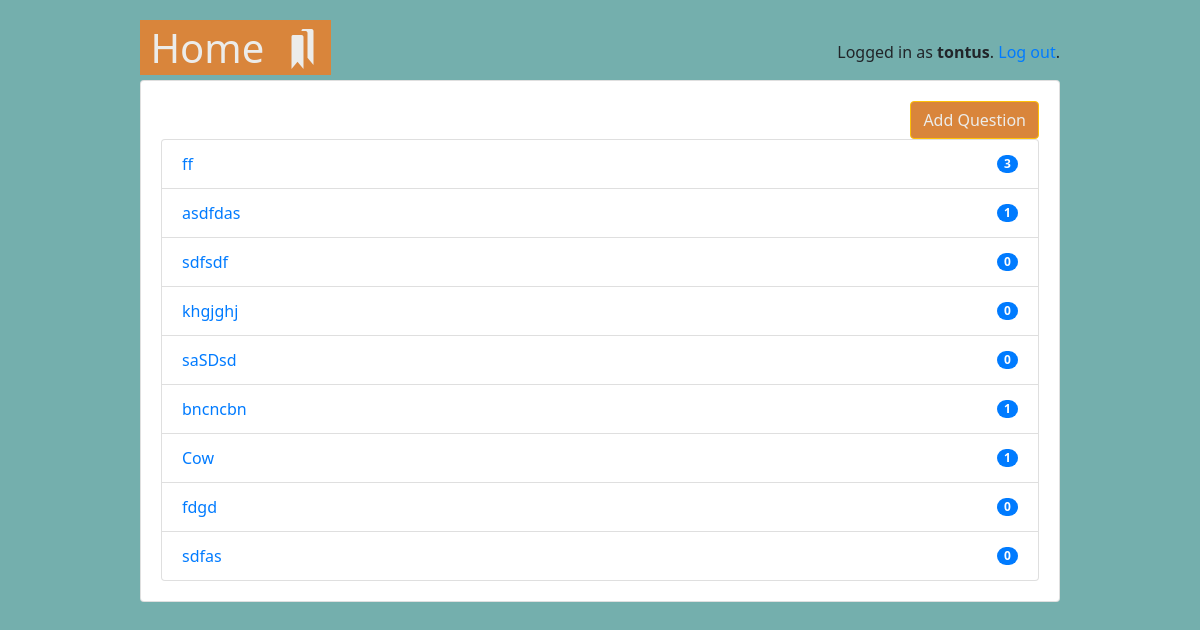
Page /teachers/questions (signed in) on the earlier database version.
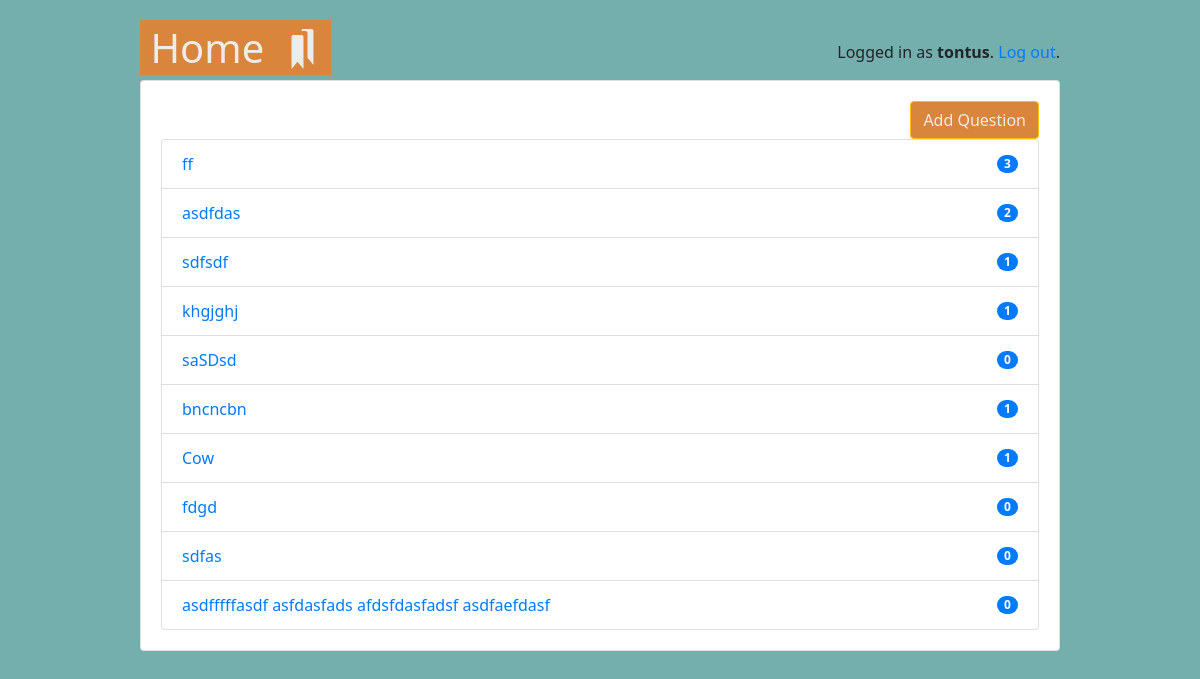
Same page on the later database version.
### classroom/models.py (models this page shows, shortened)
class Question(models.Model):
    owner = models.ForeignKey(User, on_delete=models.CASCADE, related_name='questions')
    question = models.CharField(max_length=255)
    model_answer = models.TextField()
    marks = models.IntegerField()

### classroom/views/teachers.py (the view)
# urls.py: path('questions', teachers.questionList, name='questions'),
@teacher_required()
@login_required()
def questionList(request):
    answer_counts = []
    teacher = request.user
    questions = Question.objects.filter(owner=teacher)
    for question in questions:
        answer_count = Answer.objects.filter(question=question).count()
        answer_counts.append(answer_count)
    infos = zip(questions, answer_counts)
    return render(request, 'classroom/teachers/questions.html', {
        'infos': infos,
    })

### classroom/templates/classroom/teachers/questions.html
{% extends 'base.html' %}
{% block content %}
    <div class="card">
        <div class="card-body">
            <div class="text-right">
                <a  href="/teachers/add-question">
                    <button type="button" class="btn btn-warning ">Add Question</button>
                </a>
            </div>
            <ul class="list-group">
                {% for question,answer_count in infos %}
                    <li class="list-group-item d-flex justify-content-between align-items-center list-group-item-action">
                        <a href="{% url 'teachers:score' question.pk %}">{{ question.question }}</a>
                        <span class="badge badge-primary badge-pill">{{ answer_count }}</span>
                    </li>
                {% endfor %}
            </ul>
        </div>
    </div>
{% endblock %}

Differences in the rows shown:
computed for Question "asdfdas": answer_count "1" → "2"
computed for Question "sdfsdf": answer_count "0" → "1"
computed for Question "khgjghj": answer_count "0" → "1"
added Question: question "asdfffffasdf asfdasfads afdsfdasfadsf asdfaefdasf", answer_count "0"
